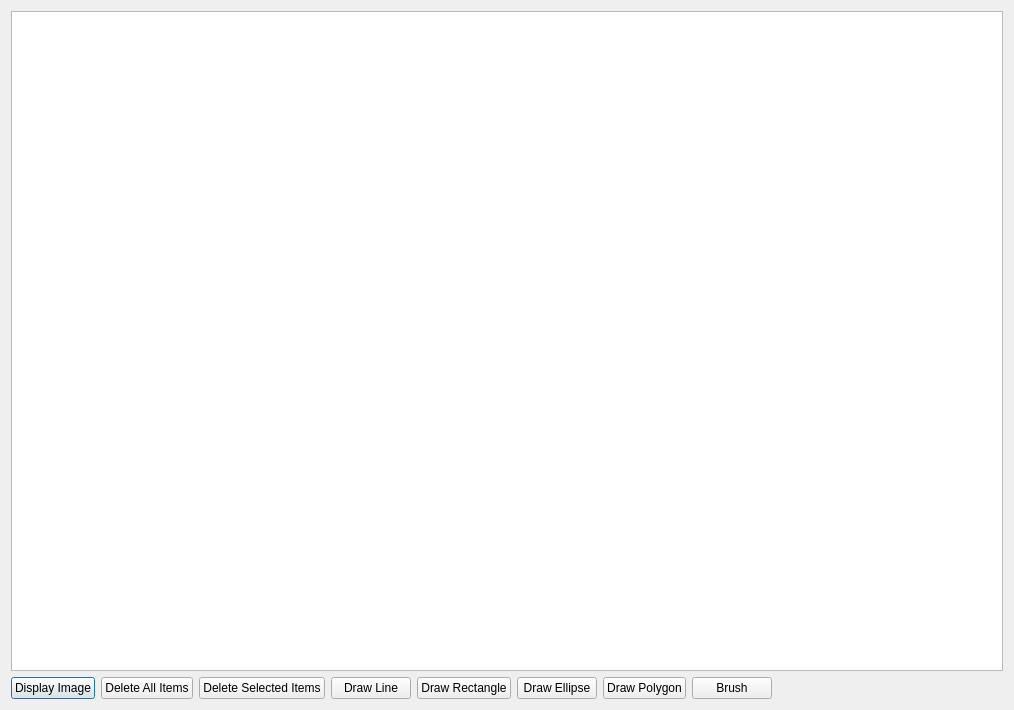
<?xml version="1.0" encoding="UTF-8"?>
<ui version="4.0">
 <class>Dialog</class>
 <widget class="QDialog" name="Dialog">
  <property name="geometry">
   <rect>
    <x>0</x>
    <y>0</y>
    <width>1014</width>
    <height>710</height>
   </rect>
  </property>
  <property name="windowTitle">
   <string>Dialog</string>
  </property>
  <layout class="QGridLayout" name="gridLayout">
   <item row="0" column="0" colspan="9">
    <widget class="QGraphicsView" name="graphicsView"/>
   </item>
   <item row="1" column="0">
    <widget class="QPushButton" name="displayImage">
     <property name="text">
      <string>Display Image</string>
     </property>
    </widget>
   </item>
   <item row="1" column="1">
    <widget class="QPushButton" name="deleteLines">
     <property name="text">
      <string>Delete All Items</string>
     </property>
    </widget>
   </item>
   <item row="1" column="2">
    <widget class="QPushButton" name="lineSelection">
     <property name="text">
      <string>Delete Selected Items</string>
     </property>
    </widget>
   </item>
   <item row="1" column="3">
    <widget class="QPushButton" name="drawLine">
     <property name="text">
      <string>Draw Line</string>
     </property>
    </widget>
   </item>
   <item row="1" column="4">
    <widget class="QPushButton" name="drawRectangle">
     <property name="text">
      <string>Draw Rectangle</string>
     </property>
    </widget>
   </item>
   <item row="1" column="5">
    <widget class="QPushButton" name="drawEllipse">
     <property name="text">
      <string>Draw Ellipse</string>
     </property>
    </widget>
   </item>
   <item row="1" column="6">
    <widget class="QPushButton" name="drawPolygon">
     <property name="text">
      <string>Draw Polygon</string>
     </property>
    </widget>
   </item>
   <item row="1" column="7">
    <widget class="QPushButton" name="brushButton">
     <property name="text">
      <string>Brush</string>
     </property>
    </widget>
   </item>
   <item row="1" column="8">
    <spacer name="horizontalSpacer">
     <property name="orientation">
      <enum>Qt::Horizontal</enum>
     </property>
     <property name="sizeHint" stdset="0">
      <size>
       <width>371</width>
       <height>20</height>
      </size>
     </property>
    </spacer>
   </item>
  </layout>
 </widget>
 <layoutdefault spacing="6" margin="11"/>
 <resources/>
 <connections/>
</ui>
